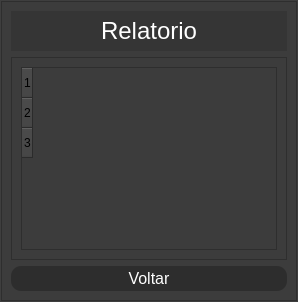
      <widget class="QWidget" name="pg_relatorio">
       <layout class="QVBoxLayout" name="verticalLayout_28">
        <property name="spacing">
         <number>0</number>
        </property>
        <property name="leftMargin">
         <number>0</number>
        </property>
        <property name="topMargin">
         <number>0</number>
        </property>
        <property name="rightMargin">
         <number>0</number>
        </property>
        <property name="bottomMargin">
         <number>0</number>
        </property>
        <item>
         <widget class="QFrame" name="frame_30">
          <property name="accessibleDescription">
           <string notr="true"/>
          </property>
          <property name="styleSheet">
           <string notr="true">background-color: rgb(80, 80, 80);</string>
          </property>
          <property name="frameShape">
           <enum>QFrame::StyledPanel</enum>
          </property>
          <property name="frameShadow">
           <enum>QFrame::Raised</enum>
          </property>
          <layout class="QHBoxLayout" name="horizontalLayout_51">
           <property name="spacing">
            <number>0</number>
           </property>
           <property name="leftMargin">
            <number>0</number>
           </property>
           <property name="topMargin">
            <number>0</number>
           </property>
           <property name="rightMargin">
            <number>0</number>
           </property>
           <property name="bottomMargin">
            <number>0</number>
           </property>
           <item>
            <widget class="QFrame" name="frame_31">
             <property name="enabled">
              <bool>true</bool>
             </property>
             <property name="maximumSize">
              <size>
               <width>600</width>
               <height>300</height>
              </size>
             </property>
             <property name="styleSheet">
              <string notr="true">background-color: rgb(60, 60, 60);</string>
             </property>
             <property name="frameShape">
              <enum>QFrame::StyledPanel</enum>
             </property>
             <property name="frameShadow">
              <enum>QFrame::Raised</enum>
             </property>
             <layout class="QVBoxLayout" name="verticalLayout_37">
              <item>
               <widget class="QLabel" name="label_22">
                <property name="minimumSize">
                 <size>
                  <width>0</width>
                  <height>40</height>
                 </size>
                </property>
                <property name="maximumSize">
                 <size>
                  <width>16777215</width>
                  <height>40</height>
                 </size>
                </property>
                <property name="styleSheet">
                 <string notr="true">background-color: rgb(53, 53, 53);</string>
                </property>
                <property name="text">
                 <string>&lt;html&gt;&lt;head/&gt;&lt;body&gt;&lt;p align=&quot;center&quot;&gt;&lt;span style=&quot; font-size:18pt; color:#ffffff;&quot;&gt;Relatorio&lt;/span&gt;&lt;/p&gt;&lt;/body&gt;&lt;/html&gt;</string>
                </property>
               </widget>
              </item>
              <item>
               <widget class="QFrame" name="frame_40">
                <property name="frameShape">
                 <enum>QFrame::StyledPanel</enum>
                </property>
                <property name="frameShadow">
                 <enum>QFrame::Raised</enum>
                </property>
                <layout class="QVBoxLayout" name="verticalLayout_38">
                 <item>
                  <widget class="QTableWidget" name="tableWidget_2">
                   <property name="rowCount">
                    <number>3</number>
                   </property>
                   <row/>
                   <row/>
                   <row/>
                  </widget>
                 </item>
                </layout>
               </widget>
              </item>
              <item>
               <widget class="QPushButton" name="voltar_relatorio_button">
                <property name="minimumSize">
                 <size>
                  <width>0</width>
                  <height>25</height>
                 </size>
                </property>
                <property name="maximumSize">
                 <size>
                  <width>16777215</width>
                  <height>25</height>
                 </size>
                </property>
                <property name="styleSheet">
                 <string notr="true">QPushButton{
	color:rgb(255,255,255);
	border-radius: 10px;
	font-size: 16px;
	
	background-color: rgb(45, 45, 45);
}
QPushButton:hover{background-color: #787878; color:black}</string>
                </property>
                <property name="text">
                 <string>Voltar</string>
                </property>
               </widget>
              </item>
             </layout>
            </widget>
           </item>
          </layout>
         </widget>
        </item>
       </layout>
      </widget>
